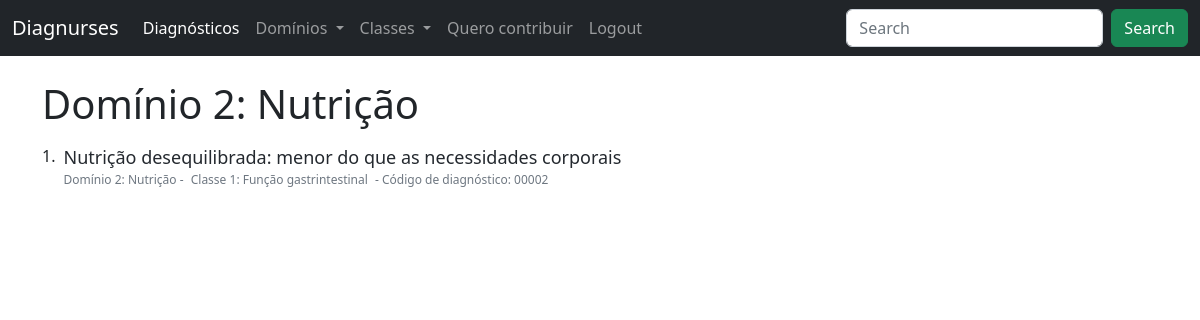
The page /category/domain/nutricao (signed in) on the database its author committed.
### diagnoses/models.py (models this page shows, shortened)
class Diagnoses(models.Model):
    author = models.ForeignKey(User, on_delete=models.SET_NULL, null=True, blank=True)
    diagnosis = models.CharField(max_length=1000)
    diagnosis_code = models.CharField(max_length=300, null=True)
    slug = models.CharField(max_length=1000, null=True, blank=True)
    definition = models.TextField(null=True)
    defining_characteristics = models.TextField(null=True, blank=True)
    related_factors = models.TextField(null=True, blank=True)
    at_risk_population = models.TextField(null=True, blank=True)
    associated_condition = models.TextField(null=True, blank=True)
    nic = models.TextField(null=True, blank=True)
    noc = models.TextField(null=True, blank=True)
    domain = models.ForeignKey(Domains, on_delete=models.SET_NULL, null=True)
    classe = models.ForeignKey(Classes, on_delete=models.SET_NULL, null=True)
    created_at = models.DateTimeField(auto_now_add=True, null=True)
    STATUS = (
        ('Pending', 'Pending'),
        ('Approved','Approved')
    )
    accepted = models.CharField(max_length=200, null=True, choices=STATUS, default='Pending')

class Domains(models.Model):
    name = models.CharField(max_length=300)
    slug = models.SlugField(null=True, blank=True)
    number = models.IntegerField(null=True)
    created_at = models.DateTimeField(auto_now_add=True, null=True)

class Classes(models.Model):
    name = models.CharField(max_length=300)
    slug = models.SlugField(null=True, blank=True)
    number = models.IntegerField(null=True, blank=True)
    created_at = models.DateTimeField(auto_now_add=True, null=True)
    def __str__(self):
        return self.name

### diagnoses/views.py (the view)
# urls.py: path('category/domain/<slug:slug>', views.diagnosesDomainCategory, name="diagnoses-domain-category"),
def diagnosesDomainCategory(request, slug):
    if request.method == 'GET':
        diagnoses_list = Diagnoses.objects.all().filter(domain__slug__icontains=slug, accepted="Approved")
        diagnosis_first_one = diagnoses_list.first()
        context = {
            'result': diagnosis_first_one,
            'diagnoses_list': diagnoses_list
        }
        return render(request, 'diagnoses/diagnoses_domain_category.html', context)

### diagnoses/context_processors.py (called while the page is built)
def nav_obj(request):
    return {
        'nav_obj_pending': Diagnoses.objects.filter(accepted='Pending'),
        'nav_domains': Domains.objects.all(),
        'nav_classes': Classes.objects.all()
        }

### diagnoses/templates/diagnoses/diagnoses_domain_category.html (shortened to what this page needs)
{% extends 'diagnoses/layout.html' %}
{% block content %}
<main class="">
    <div class="container py-4">
        {% if result %}
        <h1>Domínio {{result.domain.number }}: {{result.domain.name}}</h1>
        {% for diagnosis in diagnoses_list %}
        <div class="d-flex my-3">
            <div class="" style="font-weight: 500;">
                <span>{{forloop.counter}}.</span>
            </div>
            <article class="mx-2">
                <div>
                    <a class="fw-500" href="{% url 'diagnosis-detail' diagnosis.slug %}" style="text-decoration: none; color: rgb(36, 41, 47); font-weight: 500; font-size: 18px; line-height: 1.5;">
                        {{ diagnosis.diagnosis }}
                    </a>
                </div>
                <div class="" style="font-size: 12px; color: rgb(110, 119, 129)">
                    <span class="mr-1">Domínio {{diagnosis.domain.number}}: {{diagnosis.domain.name}}</span> - <span class="mx-1">Classe {{diagnosis.classe.number}}: {{diagnosis.classe}} </span> - <span class="ml-1">Código de diagnóstico: 00002</span>
                </div>
            </article>
        </div>
        {% endfor%}
        {% else %}
        <h1>Sem resultados da pesquisa</h1>
        {% endif %}
    </div>
{% endblock %}

### rows shown on the page
Diagnoses: domain.number "2", domain.name "Nutrição", diagnosis "Nutrição desequilibrada: menor do que as necessidades corporais", classe.number "1", classe "Função gastrintestinal"
